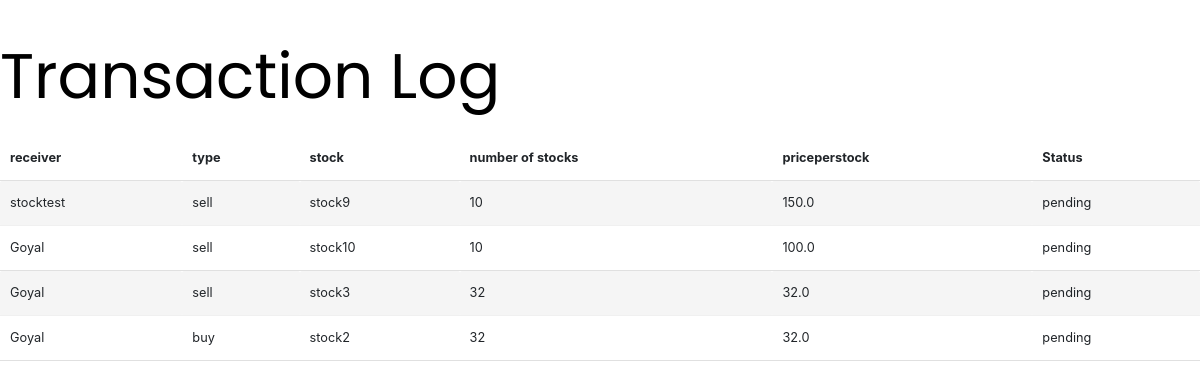
/transaction-history/ (signed in), run on the app's committed database.
### core/models.py (models this page shows, shortened)
class tradereq(models.Model):
    sender=models.ForeignKey(settings.AUTH_USER_MODEL, on_delete=models.CASCADE, related_name="sender_trade")
    receiver=models.ForeignKey(settings.AUTH_USER_MODEL, on_delete=models.CASCADE, related_name="receiver_trade")
    action=models.CharField(choices=action_list,max_length=10,default='buy')
    status=models.CharField(choices=status_list,max_length=50,default='pending')
    stock=models.CharField(choices=stock_list,max_length=100)
    numberofstocks=models.IntegerField(default=0)
    priceperstock=models.FloatField(null=True, blank=False)
    is_active= models.BooleanField(blank=False, null=False, default=True)

### core/views.py (the view)
# urls.py: path('transaction-history/',history,name='transaction-history'),
@login_required
def history(request):
    user=request.user
    transactions=tradereq.objects.order_by('-id').filter(sender=user)
    return render(request,'transaction-history.html',{'requests':transactions})

### templates/transaction-history.html
{% extends "base.html" %}
{% load static %}
{% block content %}
<html>
<body><h1>Transaction Log</h1>
<table border="1">
<tr><th>receiver</th><th>type</th><th>stock</th><th>number of stocks</th><th>priceperstock</th><th>Status</th></tr>
{% for req in requests %}
<tr><td>{{ req.receiver }}</td>
<td>{{ req.action }} </td>
<td>{{ req.stock }} </td>
<td>{{ req.numberofstocks }}</td>
<td>{{ req.priceperstock }}</td>
<td>{{ req.status }}</td>
</tr>
{% endfor %}
</table>
</body></html>
{% endblock %}

### static_in_env/css/responsee.css (style rules this page uses)
* { -webkit-box-sizing: border-box; -moz-box-sizing: border-box; box-sizing: border-box; margin: 0; }
body { background: none repeat scroll 0 0 #eeeeee; font-size: 16px; font-family: "Open Sans", Arial, sans-serif; color: #444; }
h1, h2, h3, h4, h5, h6 { color: #152732; font-weight: normal; line-height: 1.3; margin: 0.5rem 0; }
h1 { font-size: 2.7rem; }
p, li, dl, blockquote, table, kbd { font-size: 0.85rem; line-height: 1.6; }
table { background: none repeat scroll 0 0 #fff; border: 1px solid #f0f0f0; border-collapse: collapse; border-spacing: 0; text-align: left; width: 100%; }
table tr td, table tr th { padding: 0.625rem; }
table tfoot, table thead, table tr:nth-of-type(2n) { background: none repeat scroll 0 0 #f0f0f0; }
th, table tr:nth-of-type(2n) td { border-right: 1px solid #fff; }
td { border-right: 1px solid #f0f0f0; }
@media screen and (max-width:1366px) { .size-960, .size-1140, .size-1280, .size-1520 { max-width: 1366px; } }

### static_in_env/css/dashboard.css (style rules this page uses)
* { margin: 0; padding: 0; box-sizing: border-box; }
body { background-color: #000; background-attachment: fixed; background-position: center; background-repeat: no-repeat; background-size: cover; font: 16px/1.6 Arial, sans-serif; height: 100vh; }
table { background: transparent; }
th, table tr:nth-of-type(2n) { border: none; background: none; }
th, table tr:nth-of-type(2n) td { border: none; background: none; }

### static_in_env/css/login.css (style rules this page uses)
* { padding:0; margin:0; }

### data on the page
tradereq: receiver "stocktest", action "sell", stock "stock9", numberofstocks "10", priceperstock "150.0", status "pending"
tradereq: receiver "Goyal", action "sell", stock "stock10", numberofstocks "10", priceperstock "100.0", status "pending"
tradereq: receiver "Goyal", action "sell", stock "stock3", numberofstocks "32", priceperstock "32.0", status "pending"
tradereq: receiver "Goyal", action "buy", stock "stock2", numberofstocks "32", priceperstock "32.0", status "pending"
